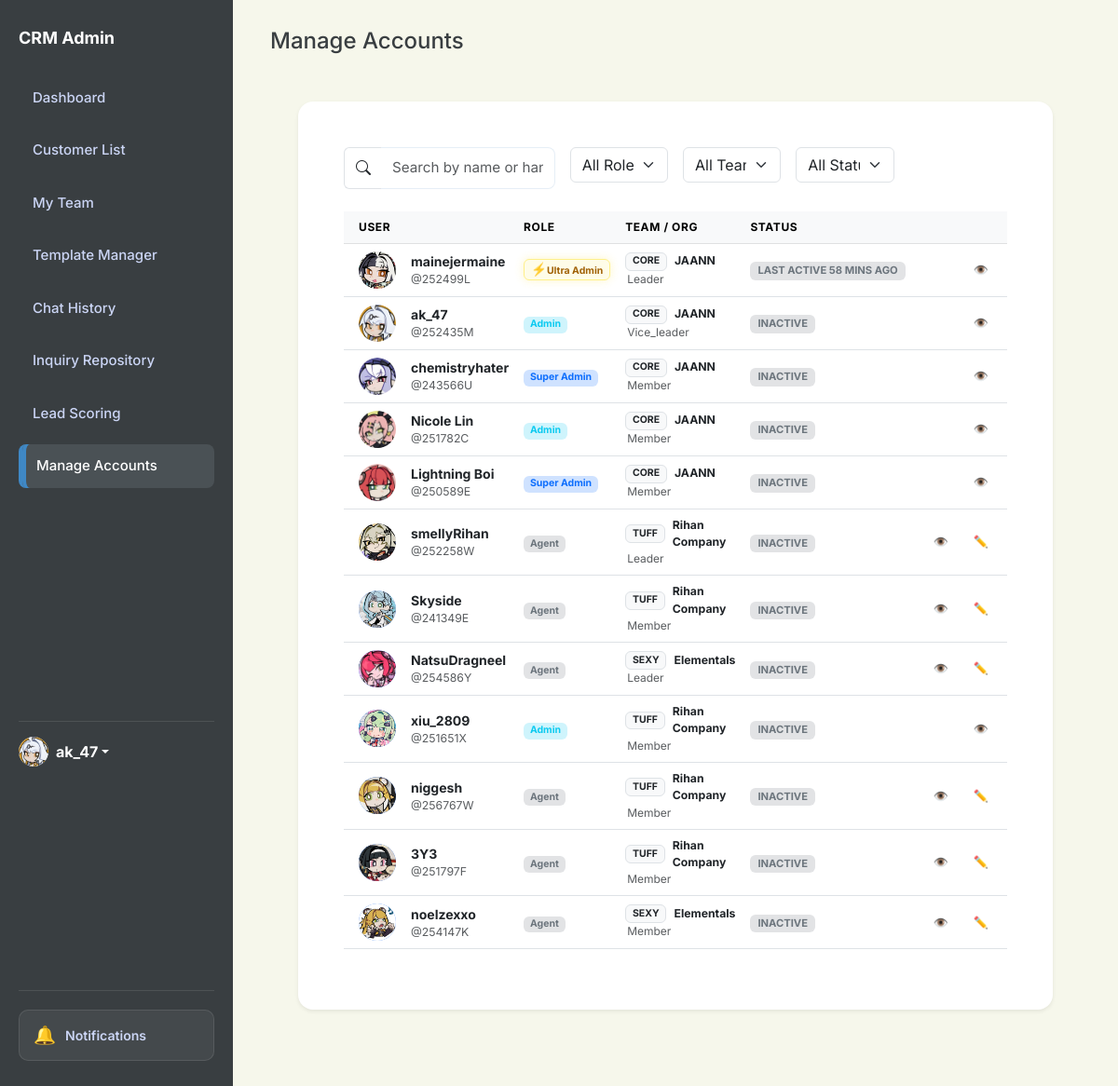
/admin/create-account (signed in), run on the app's committed database.
### app.py (models this page shows, shortened)
class User(db.Model):
    id = db.Column(db.Integer, primary_key=True)
    username = db.Column(db.String(80), unique=True, nullable=False)
    password = db.Column(db.String(200), nullable=False)
    name = db.Column(db.String(100), default='Admin')
    bio = db.Column(db.Text, default='')
    profile_picture = db.Column(db.String(200), default='https://ui-avatars.com/api/?name=Admin&background=random')
    role = db.Column(db.String(20), default='agent') # super_admin, agent
    preferences = db.Column(db.Text, default='{}') # Stores dashboard layout/stats as JSON
    last_active = db.Column(db.String(50))
    team_id = db.Column(db.Integer, db.ForeignKey('team.id'), nullable=True)
    team_role = db.Column(db.String(20)) # leader, vice_leader, member
    last_active_team_chat = db.Column(db.String(50)) # Timestamp of last time user viewed team chat
    @property
    def status_display(self):
        if not self.last_active:
            return "Inactive"
        try:
            from datetime import datetime
            last = datetime.strptime(self.last_active, '%Y-%m-%d %H:%M:%S')
            now = datetime.now()
            diff = now - last
            minutes = divmod(diff.total_seconds(), 60)[0]
            if minutes < 5:
                return "Active"
            elif minutes < 60:
                return f"Last active {int(minutes)} mins ago"
            elif minutes < 1440:
                return f"Last active {int(minutes // 60)} hours ago"
            else:
                return f"Last active {int(minutes // 1440)} days ago"
        except:
            return "Inactive"

class Team(db.Model):
    id = db.Column(db.Integer, primary_key=True)
    name = db.Column(db.String(100), unique=True, nullable=False)
    profile_picture = db.Column(db.String(255), default='https://ui-avatars.com/api/?name=Team&background=random')
    description = db.Column(db.Text, default='')
    role = db.Column(db.String(50)) # e.g., "Corporate Sales", "Customer Support"
    department = db.Column(db.String(50))
    team_score = db.Column(db.Integer, default=0)
    team_tag = db.Column(db.String(50))
    created_at = db.Column(db.String(50))
    members = db.relationship('User', backref='team_obj', foreign_keys='User.team_id', lazy=True)

### app.py (the view, shortened to what this page needs)
@app.route('/admin/create-account', methods=['GET', 'POST'])
def admin_create_account():
    if not session.get('logged_in'):
        return redirect(url_for('login'))
    current_user = User.query.get(session.get('user_id'))
    if current_user.username != '252499L' and current_user.role not in ['super_admin', 'admin']:
        return render_template('404.html'), 404
    promotion_requests = []
    total_super_admins = 0
    if current_user.role in ['super_admin', 'ultra_admin']:
        promotion_requests = PromotionRequest.query.filter_by(status='pending').all()
        total_super_admins = User.query.filter_by(role='super_admin').count()
    return render_template('create_account.html',
                           users=User.query.all(),
                           teams=Team.query.all(),
                           promotion_requests=promotion_requests,
                           total_super_admins=total_super_admins,
                           me=current_user)

### templates/create_account.html (shortened to what this page needs)
<!DOCTYPE html>
<html lang="en">
<head>
    <link href="https://cdn.jsdelivr.net/npm/bootstrap@5.3.0/dist/css/bootstrap.min.css" rel="stylesheet">
    <link rel="stylesheet" href="https://cdn.jsdelivr.net/npm/bootstrap-icons@1.11.1/font/bootstrap-icons.css">
    <link rel="stylesheet" href="{{ url_for('static', filename='style.css') }}">
</head>
<body id="page-admin-accounts"
    class="{% if current_theme and current_theme != 'light' %}theme-{{ current_theme }}{% endif %}">
    <aside class="sidebar">
        <h2>CRM Admin</h2>
        <a href="/dashboard" class="nav-link nav-dashboard">Dashboard</a>
        <a href="/customers" class="nav-link nav-customers">Customer List</a>
        <a href="/my-team" class="nav-link nav-my-team d-flex justify-content-between align-items-center">
            My Team
        </a>
        <a href="/templates-manager" class="nav-link nav-templates">Template Manager</a>
        <a href="/history" class="nav-link nav-history d-flex justify-content-between align-items-center">
            Chat History
        </a>
        <a href="/repository" class="nav-link nav-repository">Inquiry Repository</a>
        <a href="/scoring" class="nav-link nav-scoring">Lead Scoring</a>
        {% if session.get('user_role') in ['ultra_admin', 'super_admin', 'admin'] %}
        <a href="/admin/create-account" class="nav-link nav-admin active">
            Manage Accounts
        </a>
        {% endif %}
        <div class="mt-auto pt-3 border-top border-secondary" style="border-color: rgba(255,255,255,0.1) !important;">
            <div class="dropdown">
                <a href="#" class="d-flex align-items-center text-decoration-none dropdown-toggle" id="dropdownUser1"
                    data-bs-toggle="dropdown" aria-expanded="false">
                    <div class="avatar-circle bg-primary text-white me-2"
                        style="width: 32px; height: 32px; font-size: 14px; display:flex; align-items:center; justify-content:center; border-radius:50%; overflow:hidden;">
                        {% if session.get('user_pic') and 'http' in session.get('user_pic') %}
                        <img src="{{ session.get('user_pic') }}" alt="User"
                            style="width:100%; height:100%; object-fit:cover;">
                        {% elif session.get('user_pic') %}
                        <img src="{{ url_for('static', filename='uploads/' + session.get('user_pic')) }}" alt="User"
                            style="width:100%; height:100%; object-fit:cover;">
                        {% else %}
                        {{ session.get('user_name', 'Admin')[0] | upper }}
                        {% endif %}
                    </div>
                    <strong>{{ session.get('user_name', 'Admin') }}</strong>
                </a>
            </div>
        </div>
    </aside>
    <main class="main">
        <div class="header">
            <div class="header-left">
                <h1 style="margin:0; font-size: 24px;">Manage Accounts</h1>
            </div>
        </div>
        <div class="content-body" style="padding: 30px;">
            <div class="card shadow-sm border-0" style="border-radius: 16px;">
                <div class="card-body p-4">
                    <div class="row g-3 mb-4">
                        <div class="col-md-4">
                            <div class="input-group">
                                <span class="input-group-text bg-white border-end-0"><i class="bi bi-search"></i></span>
                                <input type="text" id="userListSearch" class="form-control border-start-0"
                                    placeholder="Search by name or handle...">
                            </div>
                        </div>
                        <div class="col-md-2">
                            <select id="filterRole" class="form-select">
                                <option value="all">All Roles</option>
                            </select>
                        </div>
                        <div class="col-md-2">
                            <select id="filterTeam" class="form-select">
                                <option value="all">All Teams</option>
                            </select>
                        </div>
                        <div class="col-md-2">
                            <select id="filterStatus" class="form-select">
                                <option value="all">All Status</option>
                            </select>
                        </div>
                    </div>
                    <div class="table-responsive">
                        <table class="table table-hover align-middle" id="accountsTable">
                            <thead class="table-light">
                                <tr>
                                    <th class="ps-3">User</th>
                                    <th>Role</th>
                                    <th>Team / Org</th>
                                    <th>Status</th>
                                    <th class="text-end pe-3">Actions</th>
                                </tr>
                            </thead>
                            <tbody>
                                {% for user in users %}
                                <tr>
                                    <td class="ps-3">
                                        <div class="d-flex align-items-center">
                                            <div class="avatar-circle me-3"
                                                style="width: 40px; height: 40px; border-radius: 50%; overflow: hidden;">
                                                {% if user.profile_picture and 'http' in user.profile_picture %}
                                                <img src="{{ user.profile_picture }}" alt="User"
                                                    style="width: 100%; height: 100%; object-fit: cover;">
                                                {% elif user.profile_picture %}
                                                <img src="{{ url_for('static', filename='uploads/' + user.profile_picture) }}"
                                                    alt="User" style="width: 100%; height: 100%; object-fit: cover;">
                                                {% else %}
                                                <div
                                                    class="bg-light text-primary d-flex align-items-center justify-content-center w-100 h-100 fw-bold">
                                                    {{ user.username[0] | upper }}
                                                </div>
                                                {% endif %}
                                            </div>
                                             <div style="cursor: pointer;" onclick="showAgentProfile('{{ user.id }}')">
                                                 <div class="fw-bold">{{ user.name }}</div>
                                                 <div class="text-muted small">@{{ user.username }}</div>
                                             </div>
                                        </div>
                                    </td>
                                    <td>
                                        {% if user.role == 'ultra_admin' %}
                                        <span class="badge role-ultra-admin">Ultra Admin</span>
                                        {% elif user.role == 'super_admin' %}
                                        <span class="badge bg-primary-subtle text-primary">Super Admin</span>
                                        {% elif user.role == 'admin' %}
                                        <span class="badge bg-info-subtle text-info">Admin</span>
                                        {% else %}
                                        <span class="badge bg-secondary-subtle text-secondary">Agent</span>
                                        {% endif %}
                                    </td>
                                    <td>
                                        {% if user.team_obj %}
                                        <div class="d-flex align-items-center" style="cursor: pointer;"
                                            onclick="showTeamDetails('{{ user.team_id }}')">
                                            <span class="badge bg-light text-dark border me-2">{{ user.team_obj.team_tag
                                                or 'TEAM' }}</span>
                                            <span class="small fw-bold">{{ user.team_obj.name }}</span>
                                        </div>
                                        <div class="small text-muted" style="font-size: 0.75rem; margin-left: 2px;">
                                            {{ user.team_role | title if user.team_role else 'Member' }}
                                        </div>
                                        {% else %}
                                        <span class="text-muted small">No Team</span>
                                        {% endif %}
                                    </td>
                                    <td>
                                        {% set status = user.status_display %}
                                        <span
                                            class="badge {% if 'Active' in status %}bg-success-subtle text-success{% else %}bg-secondary-subtle text-secondary{% endif %} px-2 py-1"
                                            style="font-size: 0.7rem;">
                                            {{ status | upper }}
                                        </span>
                                    </td>
                                    <td class="text-end pe-3" data-search-team="{{ user.team_id or 'none' }}"
                                        data-search-role="{{ user.role }}"
                                        data-search-status="{{ 'Active' if 'Active' in status else 'Inactive' }}">
                                        <div class="btn-group">
                                            <button class="btn btn-sm btn-outline-primary"
                                                onclick="showAgentProfile('{{ user.id }}')" title="View Profile">
                                                👁️
                                            </button>
                                            {% set can_edit = (session.get('user_role') in ['ultra_admin',
                                            'super_admin']) or
                                            (session.get('user_role') == 'admin' and user.role == 'agent') %}
                                            <button class="btn btn-sm btn-outline-warning"
                                                onclick="editUser('{{ user.id }}')" title="Edit Account" {% if not
                                                can_edit %}disabled style="opacity:0.5; cursor:not-allowed;" {% endif
                                                %}>
                                                ✏️
                                            </button>
                                            {% set can_delete = (session.get('user_role') == 'ultra_admin') or
                                            (session.get('user_role') == 'super_admin' and user.role not in
                                            ['super_admin', 'ultra_admin']) or
                                            (session.get('user_role') == 'admin' and user.role == 'agent') %}
                                            {% if session.get('user_id') == user.id %}
                                            {% set can_delete = false %}
                                            {% endif %}
                                            {% if user.username == '252499L' %}
                                            {% set can_delete = false %}
                                            {% endif %}
                                            <button class="btn btn-sm btn-outline-danger"
                                                onclick="confirmDeleteUser('{{ user.id }}', '{{ user.username }}')"
                                                title="Delete Account" >
                                            </button>
                                        </div>
                                    </td>
                                </tr>
                                {% endfor %}
                            </tbody>
                        </table>
                    </div>
                </div>
            </div>
        </div>
    </main>
</body>
</html>

### data on the page
User: profile_picture (picture), get "ak_47", name "ak_47", username "252435M", role "Admin", team_obj "CORE", team_obj.name "JAANN", team_role "Vice_leader", status "INACTIVE"
User: profile_picture (picture), name "mainejermaine", username "252499L", role "Ultra Admin", team_obj "CORE", team_obj.name "JAANN", team_role "Leader", status "LAST ACTIVE 58 MINS AGO"
User: profile_picture (picture), name "chemistryhater", username "243566U", role "Super Admin", team_obj "CORE", team_obj.name "JAANN", team_role "Member", status "INACTIVE"
User: profile_picture (picture), name "Nicole Lin", username "251782C", role "Admin", team_obj "CORE", team_obj.name "JAANN", team_role "Member", status "INACTIVE"
User: profile_picture (picture), name "Lightning Boi", username "250589E", role "Super Admin", team_obj "CORE", team_obj.name "JAANN", team_role "Member", status "INACTIVE"
User: profile_picture (picture), name "smellyRihan", username "252258W", role "Agent", team_obj "TUFF", team_obj.name "Rihan Company", team_role "Leader", status "INACTIVE"
User: profile_picture (picture), name "Skyside", username "241349E", role "Agent", team_obj "TUFF", team_obj.name "Rihan Company", team_role "Member", status "INACTIVE"
User: profile_picture (picture), name "NatsuDragneel", username "254586Y", role "Agent", team_obj "SEXY", team_obj.name "Elementals", team_role "Leader", status "INACTIVE"
User: profile_picture (picture), name "xiu_2809", username "251651X", role "Admin", team_obj "TUFF", team_obj.name "Rihan Company", team_role "Member", status "INACTIVE"
User: profile_picture (picture), name "niggesh", username "256767W", role "Agent", team_obj "TUFF", team_obj.name "Rihan Company", team_role "Member", status "INACTIVE"
User: profile_picture (picture), name "3Y3", username "251797F", role "Agent", team_obj "TUFF", team_obj.name "Rihan Company", team_role "Member", status "INACTIVE"
User: profile_picture (picture), name "noelzexxo", username "254147K", role "Agent", team_obj "SEXY", team_obj.name "Elementals", team_role "Member", status "INACTIVE"
